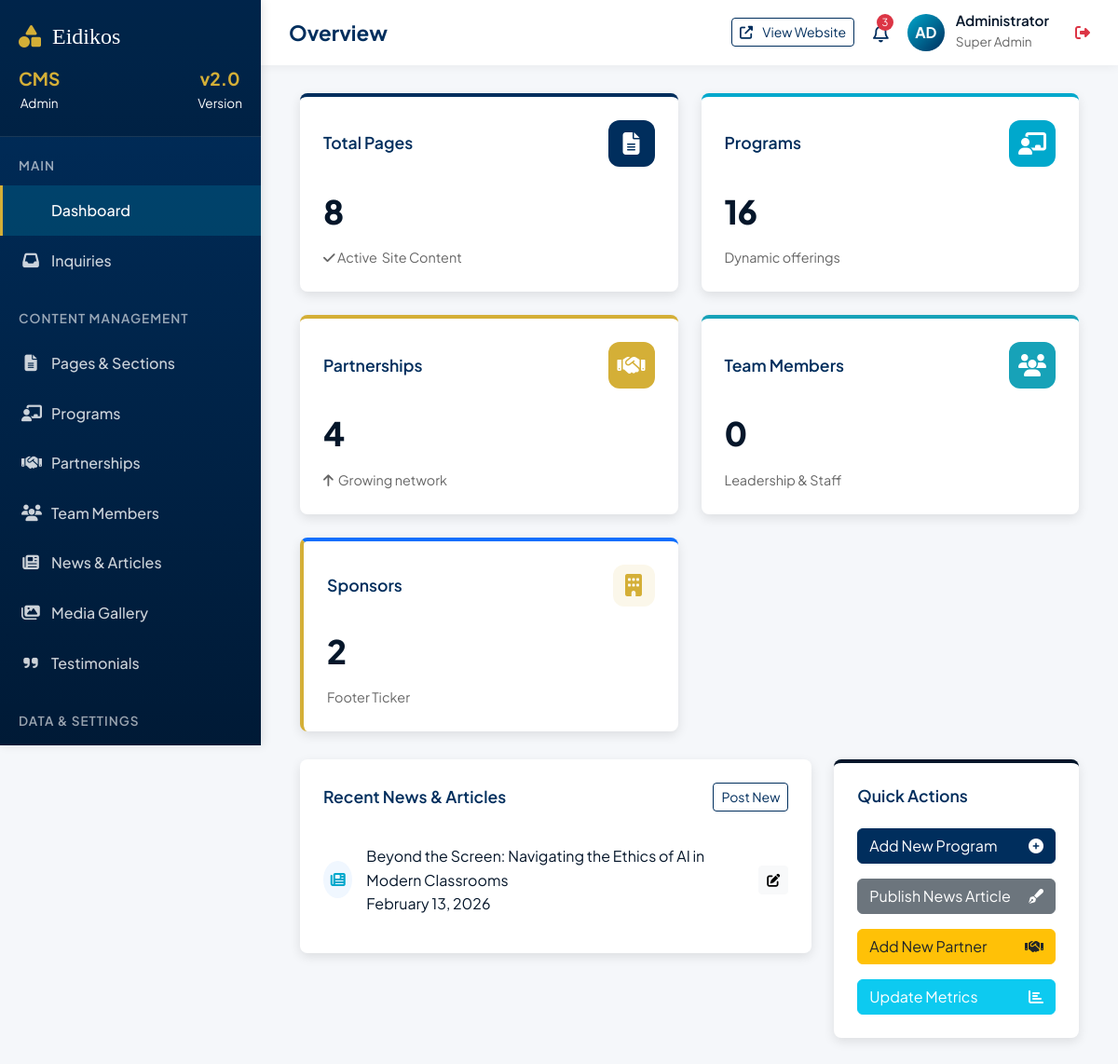
The app's page /admin/dashboard (signed in) with its own data.
### app/models.py (models this page shows)
class NewsArticle(db.Model):
    id = db.Column(db.Integer, primary_key=True)
    title = db.Column(db.String(255), nullable=False)
    content = db.Column(db.Text)
    category = db.Column(db.String(64))
    date_published = db.Column(db.Date, default=datetime.utcnow)
    featured_image_url = db.Column(db.String(255))
    image_filename = db.Column(db.String(255))
    excerpt = db.Column(db.Text)
    order = db.Column(db.Integer, default=0)

### app/admin_routes.py (the view)
@admin_bp.route('/dashboard')
@login_required
def dashboard():
    stats = {
        'pages': Page.query.count(),
        'programs': Program.query.count(),
        'partnerships': Partnership.query.count(),
        'team': TeamMember.query.count(),
        'sponsors': Sponsor.query.count(),
        'inquiries': Inquiry.query.filter_by(status='New').count()
    }
    recent_news = NewsArticle.query.order_by(NewsArticle.date_published.desc()).limit(5).all()
    return render_template('admin/dashboard.html', stats=stats, recent_news=recent_news)

### app/admin_routes.py (called while the page is built)
def login_required(f):
    @wraps(f)
    def decorated_function(*args, **kwargs):
        if not session.get('logged_in'):
            return redirect(url_for('admin.login', next=request.url))
        return f(*args, **kwargs)
    return decorated_function

### app/templates/admin/dashboard.html
{% extends "admin/base.html" %}
{% block page_title %}Overview{% endblock %}
{% block content %}
<div class="dashboard">
    <a href="{{ url_for('admin.list_pages') }}" class="dashboard-card card-primary">
        <div class="card-header-flex">
            <h5 class="card-title">Total Pages</h5>
            <div class="card-icon icon-primary">
                <i class="fas fa-file-alt"></i>
            </div>
        </div>
        <div class="card-value">{{ stats.pages }}</div>
        <div class="card-change">
            <span class="change-positive"><i class="fas fa-check"></i> Active</span>
            <span>Site Content</span>
        </div>
    </a>
    <a href="{{ url_for('admin.list_programs') }}" class="dashboard-card card-secondary">
        <div class="card-header-flex">
            <h5 class="card-title">Programs</h5>
            <div class="card-icon icon-secondary">
                <i class="fas fa-chalkboard-teacher"></i>
            </div>
        </div>
        <div class="card-value">{{ stats.programs }}</div>
        <div class="card-change">
            <span>Dynamic offerings</span>
        </div>
    </a>
    <a href="{{ url_for('admin.list_partnerships') }}" class="dashboard-card card-accent">
        <div class="card-header-flex">
            <h5 class="card-title">Partnerships</h5>
            <div class="card-icon icon-accent">
                <i class="fas fa-handshake"></i>
            </div>
        </div>
        <div class="card-value">{{ stats.partnerships }}</div>
        <div class="card-change">
            <span class="change-positive"><i class="fas fa-arrow-up"></i></span>
            <span>Growing network</span>
        </div>
    </a>
    <a href="{{ url_for('admin.list_team') }}" class="dashboard-card card-info">
        <div class="card-header-flex">
            <h5 class="card-title">Team Members</h5>
            <div class="card-icon icon-info">
                <i class="fas fa-users"></i>
            </div>
        </div>
        <div class="card-value">{{ stats.team }}</div>
        <div class="card-change">
            <span>Leadership & Staff</span>
        </div>
    </a>
    <a href="{{ url_for('admin.list_sponsors') }}" class="dashboard-card"
        style="border-left: 4px solid var(--accent); background: white;">
        <div class="card-header-flex">
            <h5 class="card-title">Sponsors</h5>
            <div class="card-icon"
                style="color: var(--accent); background: rgba(212, 175, 55, 0.1); width: 45px; height: 45px; border-radius: 12px; display: flex; align-items: center; justify-content: center;">
                <i class="fas fa-building"></i>
            </div>
        </div>
        <div class="card-value">{{ stats.sponsors }}</div>
        <div class="card-change">
            <span>Footer Ticker</span>
        </div>
    </a>
</div>
<div class="row">
    <div class="col-lg-8">
        <div class="recent-activity">
            <div class="card-header-flex">
                <h5 class="card-title">Recent News & Articles</h5>
                <a href="{{ url_for('admin.create_news') }}" class="btn btn-sm btn-outline-primary">Post New</a>
            </div>
            <div class="activity-list">
                {% for article in recent_news %}
                <div class="activity-item">
                    <div class="activity-icon">
                        <i class="fas fa-newspaper"></i>
                    </div>
                    <div class="activity-content">
                        <div class="activity-title">{{ article.title }}</div>
                        <div class="activity-time">{{ article.date_published.strftime('%B %d, %Y') if
                            article.date_published else 'Draft' }}</div>
                    </div>
                    <div class="activity-action">
                        <a href="{{ url_for('admin.edit_news', id=article.id) }}" class="btn btn-sm btn-light"><i
                                class="fas fa-edit"></i></a>
                    </div>
                </div>
                {% else %}
                <div class="p-3 text-center text-muted">No recent news articles found.</div>
                {% endfor %}
            </div>
        </div>
    </div>
    <div class="col-lg-4">
        <div class="dashboard-card">
            <h5 class="card-title mb-4">Quick Actions</h5>
            <div class="d-grid gap-3">
                <a href="{{ url_for('admin.create_program') }}"
                    class="btn btn-primary d-flex align-items-center justify-content-between">
                    <span>Add New Program</span>
                    <i class="fas fa-plus-circle"></i>
                </a>
                <a href="{{ url_for('admin.create_news') }}"
                    class="btn btn-secondary d-flex align-items-center justify-content-between">
                    <span>Publish News Article</span>
                    <i class="fas fa-pen-fancy"></i>
                </a>
                <a href="{{ url_for('admin.create_partnership') }}"
                    class="btn btn-warning text-dark d-flex align-items-center justify-content-between">
                    <span>Add New Partner</span>
                    <i class="fas fa-handshake"></i>
                </a>
                <a href="{{ url_for('admin.create_metric') }}"
                    class="btn btn-info text-white d-flex align-items-center justify-content-between">
                    <span>Update Metrics</span>
                    <i class="fas fa-chart-bar"></i>
                </a>
            </div>
        </div>
    </div>
</div>
{% endblock %}

### app/static/css/admin_custom.css (style rules this page uses)
:root { --primary: #002e5d; --secondary: #00a8cc; --accent: #d4af37; --dark: #05162a; --light-bg: #f8f9fa; --success: #28a745; --warning: #ffc107; --danger: #dc3545; --info: #17a2b8; --border-radius: 8px; --shadow: 0 4px 12px rgba(0,0,0,0.1); --transition: all 0.3s ease; }
* { margin: 0; padding: 0; box-sizing: border-box; }
body { font-family: 'Plus Jakarta Sans', sans-serif; background: #f5f7fa; color: var(--dark); line-height: 1.6; overflow-x: hidden; }
.dashboard { display: grid; grid-template-columns: repeat(auto-fit, minmax(300px, 1fr)); gap: 25px; margin-bottom: 30px; }
.dashboard-card { background: white; border-radius: var(--border-radius); padding: 25px; box-shadow: var(--shadow); transition: var(--transition); border-top: 4px solid; text-decoration: none; display: block; }
.card-primary { border-color: var(--primary); }
.card-secondary { border-color: var(--secondary); }
.card-accent { border-color: var(--accent); }
.card-info { border-color: var(--info); }
.card-header-flex { display: flex; justify-content: space-between; align-items: center; margin-bottom: 20px; }
.card-title { font-size: 1.1rem; font-weight: 600; color: var(--primary); margin-bottom: 0; }
.card-icon { width: 50px; height: 50px; border-radius: 12px; display: flex; align-items: center; justify-content: center; font-size: 1.5rem; color: white; }
.icon-primary { background: var(--primary); }
.icon-secondary { background: var(--secondary); }
.icon-accent { background: var(--accent); }
.icon-info { background: var(--info); }
.card-value { font-size: 2.2rem; font-weight: 800; color: var(--dark); margin-bottom: 10px; }
.card-change { display: flex; align-items: center; gap: 5px; font-size: 0.9rem; color: #666; }
.recent-activity { background: white; border-radius: var(--border-radius); padding: 25px; box-shadow: var(--shadow); margin-bottom: 30px; }
.activity-item { display: flex; align-items: center; gap: 15px; padding: 15px 0; border-bottom: 1px solid #f0f0f0; }
.activity-item:last-child { border-bottom: none; }
.activity-icon { width: 40px; height: 40px; border-radius: 50%; background: #f0f7ff; display: flex; align-items: center; justify-content: center; color: var(--secondary); }
.btn-primary { background-color: var(--primary); border-color: var(--primary); }
.btn-outline-primary { color: var(--primary); border-color: var(--primary); }

### records on screen
NewsArticle: title "Beyond the Screen: Navigating the Ethics of AI in Modern Classrooms", date_published "February 13, 2026"

### other values on screen
{{ stats.pages }} "8"
{{ stats.programs }} "16"
{{ stats.partnerships }} "4"
{{ stats.team }} "0"
{{ stats.sponsors }} "2"
